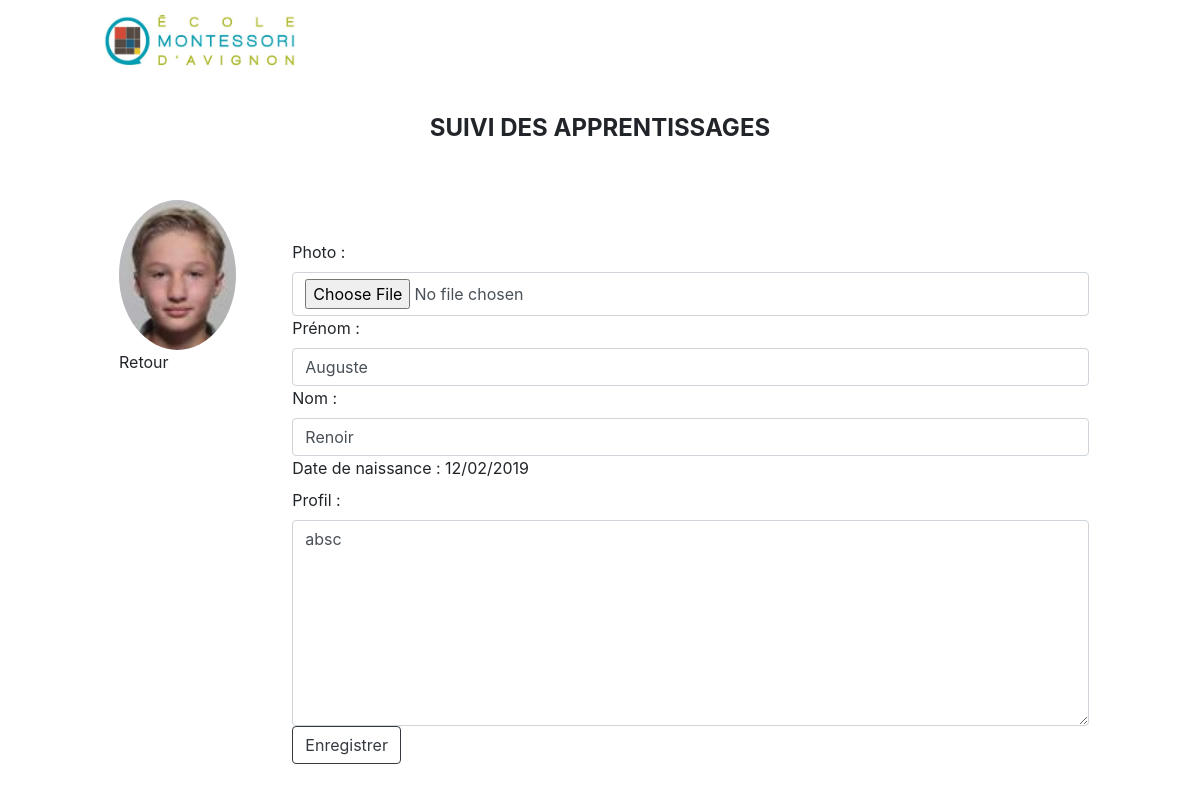
The page /student_change/7 (signed in) on the database its author committed.
### students/models.py (models this page shows, shortened)
class Students(models.Model):
    photo = models.ImageField(null=True, blank=True)
    firstname = models.CharField(max_length=25)
    lastname = models.CharField(max_length=25)
    date_of_birth = models.DateField()
    profil = models.TextField()
    ambiance = models.ForeignKey(Environment, on_delete=models.CASCADE)
    pratique_life = models.ForeignKey(PracticalLife, on_delete=models.CASCADE)
    sensorial_material = models.ForeignKey(SensoryMaterial, on_delete=models.CASCADE)
    mathe = models.ForeignKey(Math, on_delete=models.CASCADE)
    langage = models.ForeignKey(Langage, on_delete=models.CASCADE)
    letter = models.ForeignKey(Letter, on_delete=models.CASCADE)
    active = models.BooleanField(default=True)
    date_created = models.DateTimeField(auto_now_add=True)
    date_updated = models.DateTimeField(auto_now=True)
    tracker = FieldTracker()
    class Meta:
        verbose_name = "Student"
        verbose_name_plural = "Students"
    IMAGE_MAX_SIZE = (100, 100)
    def __str__(self):
        return f'{self.firstname} {self.lastname}'

### students/views.py (the view)
# urls.py: path("student_change/<int:student_id>", views.update_student, name='student_change'),
@login_required
def update_student(request, student_id):
    student = Students.objects.get(id=student_id)
    photo = student.photo.path
    if request.method == 'POST':
        form = forms.StudentForm(request.POST, request.FILES, instance=student)
        if form.is_valid():
            form.save()
            if student.tracker.has_changed('photo'):
                os.remove(photo)
            return redirect('all_child', ambiance_id=student.ambiance.id)
    else:
        form = forms.StudentForm(instance=student)
    context = {
        'form': form,
        'student': student
    }
    return render(request, 'students/update_student.html', context)

### students/forms.py
class StudentForm(forms.ModelForm):
    photo = forms.ImageField(
        label="Photo", required=False,
        widget=forms.FileInput(attrs={"class": "form-control"}))
    firstname = forms.CharField(
        label="Prénom", widget=forms.TextInput(attrs={"class": "form-control"}))
    lastname = forms.CharField(
        label="Nom", widget=forms.TextInput(attrs={"class": "form-control"}))
    date_of_birth = forms.DateField(
        label="Date de naissance", input_formats=['%d/%m/%Y'])
    profil = forms.CharField(
        label="Profil", required=False,
        widget=forms.Textarea(attrs={"rows": 8, "cols": 81, 'class': 'form-control'}))
    class Meta:
        model = Students
        fields = ['photo', 'firstname', 'lastname', 'date_of_birth', 'profil']

### students/templates/students/update_student.html (shortened to what this page needs)
{% extends "authentication/base.html" %}
{% block content %}
<div class="container flex">
        <div class="w-40 flex flex-col p-2 mr-5">
            <p><img class="rounded-circle" src="{{student.photo.url}}" width="130" height="130"></p>
            <a href="javascript:history.back()">Retour</a>
        </div>
            <form class="w-full py-5" method='post' enctype="multipart/form-data">
                {{ form.as_p}}
                <button class="btn btn-outline-dark" type='submit' >Enregistrer</button>
            </form>
</div>
{% endblock content %}

### rows shown on the page
Students: photo (picture), firstname "Auguste", lastname "Renoir", date_of_birth "12/02/2019", profil "absc"
